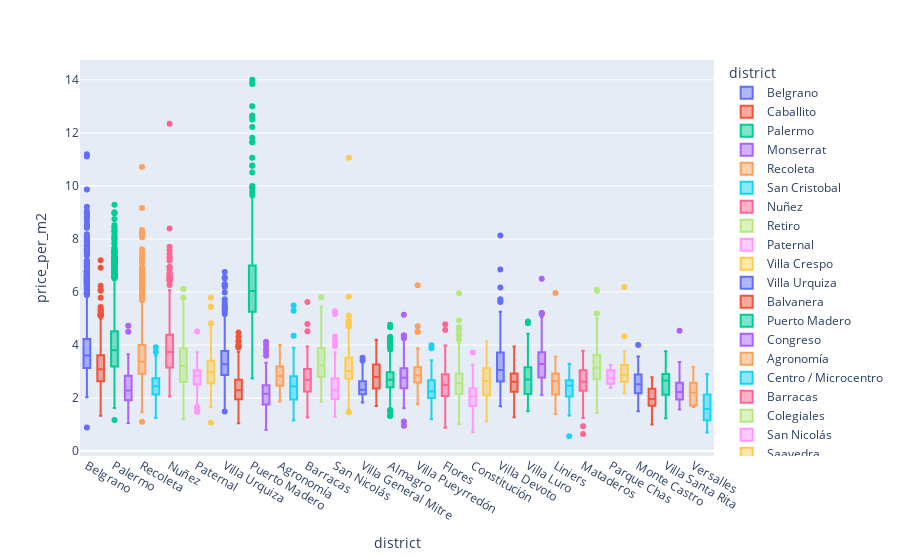

The code cell stored with this chart in its notebook:
### Code cell
fig = px.box(data, x = 'district', y="price_per_m2", color='district')
fig.show()
